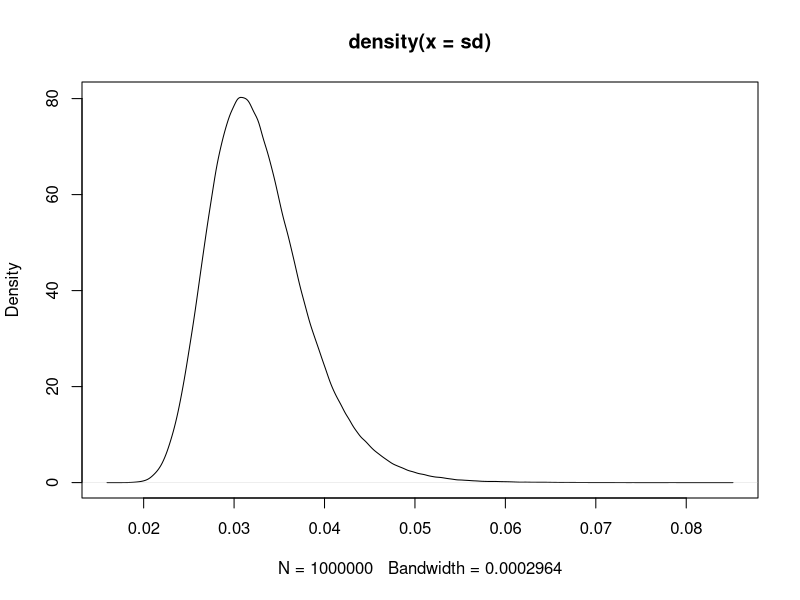
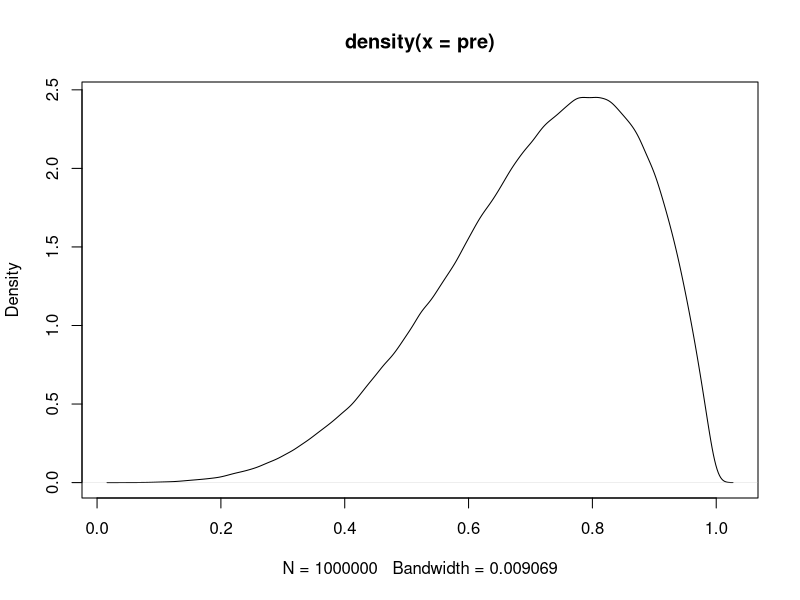
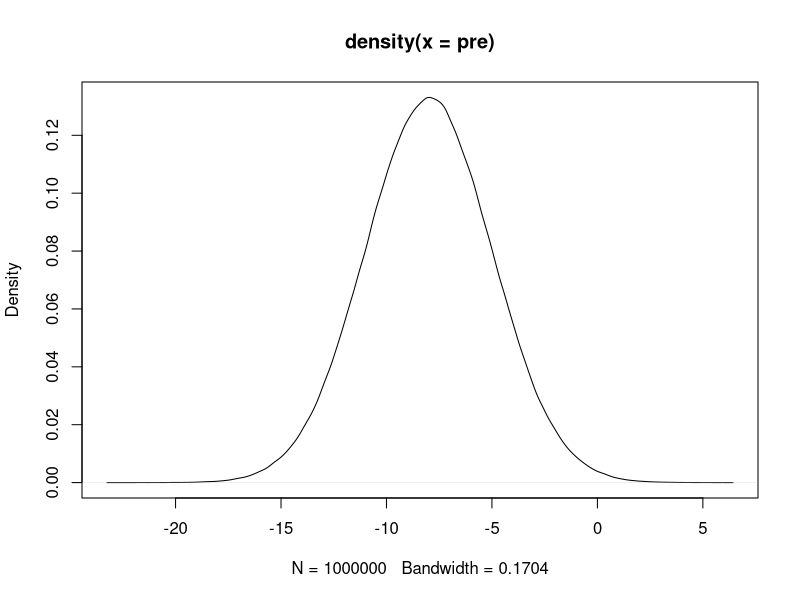

The R script that drew these images, in order:
## For gamma distribution
# plot function - precision instead of sd
pg = function(shp, rt){
  pre = rgamma(1e6, shp, rt)
  sd = sqrt(1/pre)
  plot(density(sd))
}
pg(10, 1e-2)

## For beta distribution
pb = function(shp, rt){
  pre = rbeta(1e6, shp, rt)
  plot(density(pre))
}
pb(5,2) 

## For normal distribution
pn = function(mean, sd){
  pre = rnorm(1e6, mean, sd)
  plot(density(pre))
}
pn(-8, 3)
